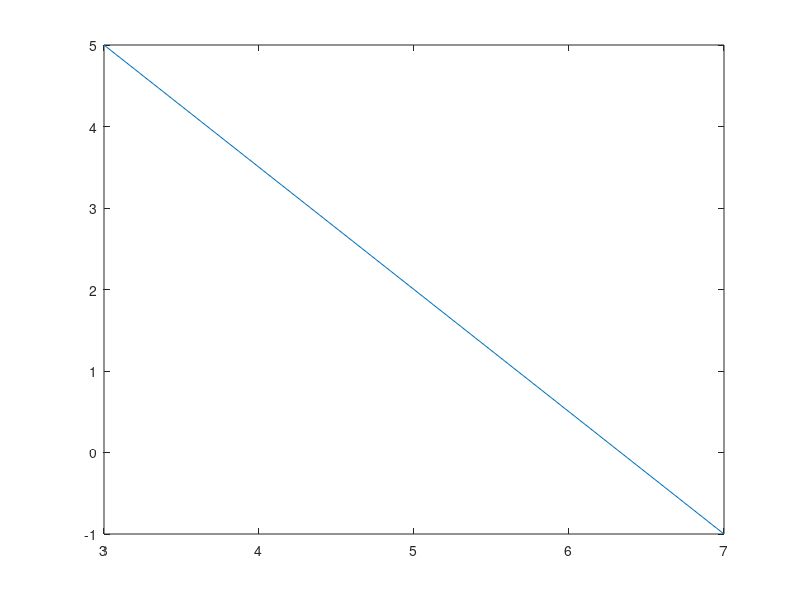

This figure's MATLAB source:
function Directo_00
  clc
  clear
  %BLOQUE DE DATOS
  x=[3;7];
  y=[5;-1]
  A=[x.^0 x.^1]
  %BLOQUE DE OPERACION
  a=inv(A)*y
  plot(x,y)
end
